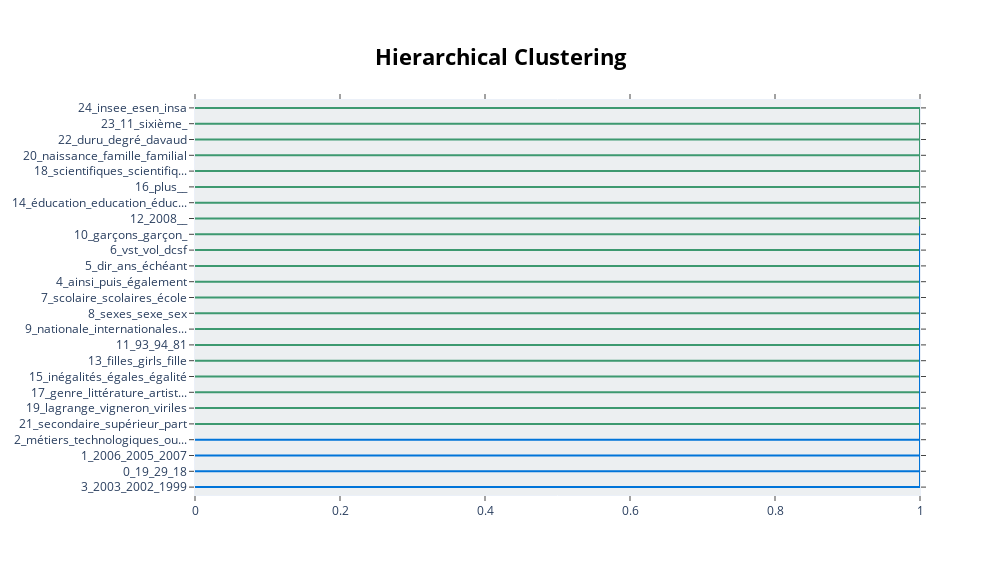

The code cell stored with this chart in its notebook:
### Code cell
h_fig = topic_model.visualize_hierarchy()
h_fig.show()

### Figure 1 — Plotly figure (JSON) as saved in the notebook; plotly's stock layout.template omitted (floating-point values rounded to 4 significant figures)
{"data": [{"hoverinfo": "text", "marker": {"color": "rgb(61,153,112)"}, "mode": "lines", "type": "scatter", "x": [0, 1.0, 1.0, 0], "xaxis": "x", "y": [-15, -15, -25, -25], "yaxis": "y"}, {"hoverinfo": "text", "marker": {"color": "rgb(61,153,112)"}, "mode": "lines", "type": "scatter", "x": [0, 1.0, 1.0, 1.0], "xaxis": "x", "y": [-5, -5, -20, -20], "yaxis": "y"}, {"hoverinfo": "text", "marker": {"color": "rgb(61,153,112)"}, "mode": "lines", "type": "scatter", "x": [0, 1.0, 1.0, 0], "xaxis": "x", "y": [-105, -105, -115, -115], "yaxis": "y"}, {"hoverinfo": "text", "marker": {"color": "rgb(61,153,112)"}, "mode": "lines", "type": "scatter", "x": [0, 1.0, 1.0, 1.0], "xaxis": "x", "y": [-95, -95, -110, -110], "yaxis": "y"}, {"hoverinfo": "text", "marker": {"color": "rgb(61,153,112)"}, "mode": "lines", "type": "scatter", "x": [0, 1.0, 1.0, 0], "xaxis": "x", "y": [-125, -125, -135, -135], "yaxis": "y"}, {"hoverinfo": "text", "marker": {"color": "rgb(61,153,112)"}, "mode": "lines", "type": "scatter", "x": [1.0, 1.0, 1.0, 0], "xaxis": "x", "y": [-130, -130, -145, -145], "yaxis": "y"}, {"hoverinfo": "text", "marker": {"color": "rgb(61,153,112)"}, "mode": "lines", "type": "scatter", "x": [1.0, 1.0, 1.0, 1.0], "xaxis": "x", "y": [-102.5, -102.5, -137.5, -137.5], "yaxis": "y"}, {"hoverinfo": "text", "marker": {"color": "rgb(61,153,112)"}, "mode": "lines", "type": "scatter", "x": [0, 1.0, 1.0, 1.0], "xaxis": "x", "y": [-85, -85, -120, -120], "yaxis": "y"}, {"hoverinfo": "text", "marker": {"color": "rgb(61,153,112)"}, "mode": "lines", "type": "scatter", "x": [1.0, 1.0, 1.0, 0], "xaxis": "x", "y": [-102.5, -102.5, -155, -155], "yaxis": "y"}, {"hoverinfo": "text", "marker": {"color": "rgb(61,153,112)"}, "mode": "lines", "type": "scatter", "x": [0, 1.0, 1.0, 1.0], "xaxis": "x", "y": [-75, -75, -128.8, -128.8], "yaxis": "y"}, {"hoverinfo": "text", "marker": {"color": "rgb(61,153,112)"}, "mode": "lines", "type": "scatter", "x": [1.0, 1.0, 1.0, 0], "xaxis": "x", "y": [-101.9, -101.9, -165, -165], "yaxis": "y"}, {"hoverinfo": "text", "marker": {"color": "rgb(61,153,112)"}, "mode": "lines", "type": "scatter", "x": [0, 1.0, 1.0, 1.0], "xaxis": "x", "y": [-65, -65, -133.4, -133.4], "yaxis": "y"}, {"hoverinfo": "text", "marker": {"color": "rgb(61,153,112)"}, "mode": "lines", "type": "scatter", "x": [1.0, 1.0, 1.0, 0], "xaxis": "x", "y": [-99.22, -99.22, -175, -175], "yaxis": "y"}, {"hoverinfo": "text", "marker": {"color": "rgb(61,153,112)"}, "mode": "lines", "type": "scatter", "x": [0, 1.0, 1.0, 1.0], "xaxis": "x", "y": [-55, -55, -137.1, -137.1], "yaxis": "y"}, {"hoverinfo": "text", "marker": {"color": "rgb(61,153,112)"}, "mode": "lines", "type": "scatter", "x": [1.0, 1.0, 1.0, 0], "xaxis": "x", "y": [-96.05, -96.05, -185, -185], "yaxis": "y"}, {"hoverinfo": "text", "marker": {"color": "rgb(61,153,112)"}, "mode": "lines", "type": "scatter", "x": [0, 1.0, 1.0, 1.0], "xaxis": "x", "y": [-45, -45, -140.5, -140.5], "yaxis": "y"}, {"hoverinfo": "text", "marker": {"color": "rgb(61,153,112)"}, "mode": "lines", "type": "scatter", "x": [1.0, 1.0, 1.0, 0], "xaxis": "x", "y": [-92.76, -92.76, -195, -195], "yaxis": "y"}, {"hoverinfo": "text", "marker": {"color": "rgb(61,153,112)"}, "mode": "lines", "type": "scatter", "x": [0, 1.0, 1.0, 1.0], "xaxis": "x", "y": [-35, -35, -143.9, -143.9], "yaxis": "y"}, {"hoverinfo": "text", "marker": {"color": "rgb(61,153,112)"}, "mode": "lines", "type": "scatter", "x": [1.0, 1.0, 1.0, 0], "xaxis": "x", "y": [-89.44, -89.44, -205, -205], "yaxis": "y"}, {"hoverinfo": "text", "marker": {"color": "rgb(61,153,112)"}, "mode": "lines", "type": "scatter", "x": [1.0, 1.0, 1.0, 1.0], "xaxis": "x", "y": [-12.5, -12.5, -147.2, -147.2], "yaxis": "y"}, {"hoverinfo": "text", "marker": {"color": "rgb(0,116,217)"}, "mode": "lines", "type": "scatter", "x": [0, 1, 1, 0], "xaxis": "x", "y": [-225, -225, -235, -235], "yaxis": "y"}, {"hoverinfo": "text", "marker": {"color": "rgb(0,116,217)"}, "mode": "lines", "type": "scatter", "x": [0, 1, 1, 1], "xaxis": "x", "y": [-215, -215, -230, -230], "yaxis": "y"}, {"hoverinfo": "text", "marker": {"color": "rgb(0,116,217)"}, "mode": "lines", "type": "scatter", "x": [1, 1, 1, 0], "xaxis": "x", "y": [-222.5, -222.5, -245, -245], "yaxis": "y"}, {"hoverinfo": "text", "marker": {"color": "rgb(0,116,217)"}, "mode": "lines", "type": "scatter", "x": [1.0, 1, 1, 1], "xaxis": "x", "y": [-79.86, -79.86, -233.8, -233.8], "yaxis": "y"}], "layout": {"autosize": false, "height": 575, "hoverlabel": {"bgcolor": "white", "font": {"family": "Rockwell", "size": 16}}, "hovermode": "closest", "plot_bgcolor": "#ECEFF1", "showlegend": false, "title": {"font": {"color": "Black", "size": 22}, "text": "<b>Hierarchical Clustering</b>", "x": 0.5, "xanchor": "center", "yanchor": "top"}, "width": 1000, "xaxis": {"mirror": "allticks", "rangemode": "tozero", "showgrid": false, "showline": true, "showticklabels": true, "ticks": "outside", "type": "linear", "zeroline": false}, "yaxis": {"mirror": "allticks", "range": [-250, 0], "rangemode": "tozero", "showgrid": false, "showline": true, "showticklabels": true, "tickmode": "array", "ticks": "outside", "ticktext": ["24_insee_esen_insa", "23_11_sixième_", "22_duru_degré_davaud", "20_naissance_famille_familial", "18_scientifiques_scientifiq...", "16_plus__", "14_éducation_education_éduc...", "12_2008__", "10_garçons_garçon_", "6_vst_vol_dcsf", "5_dir_ans_échéant", "4_ainsi_puis_également", "7_scolaire_scolaires_école", "8_sexes_sexe_sex", "9_nationale_internationales...", "11_93_94_81", "13_filles_girls_fille", "15_inégalités_égales_égalité", "17_genre_littérature_artist...", "19_lagrange_vigneron_viriles", "21_secondaire_supérieur_part", "2_métiers_technologiques_ou...", "1_2006_2005_2007", "0_19_29_18", "3_2003_2002_1999"], "tickvals": [-5, -15, -25, -35, -45, -55, -65, -75, -85, -95, -105, -115, -125, -135, -145, -155, -165, -175, -185, -195, -205, -215, -225, -235, -245], "type": "linear", "zeroline": false}}}
